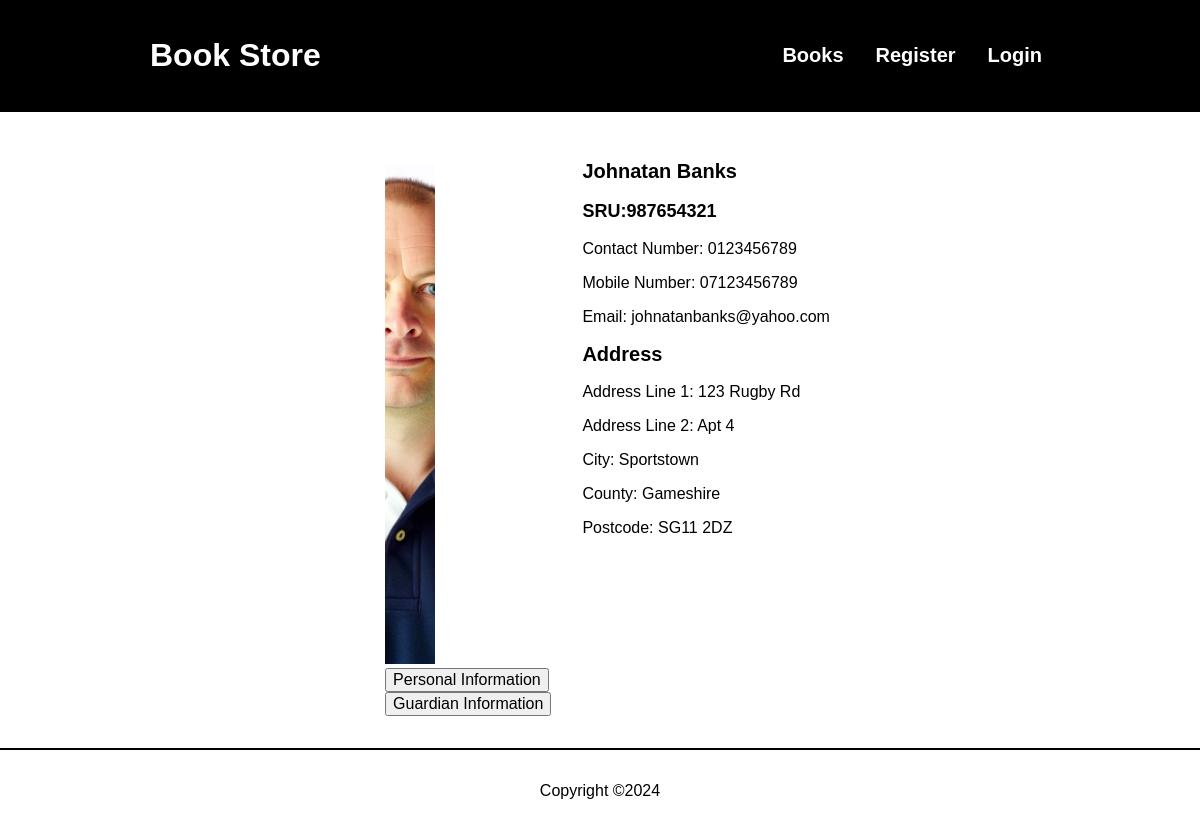
Page /member-page.php?id=1 on the earlier database version.
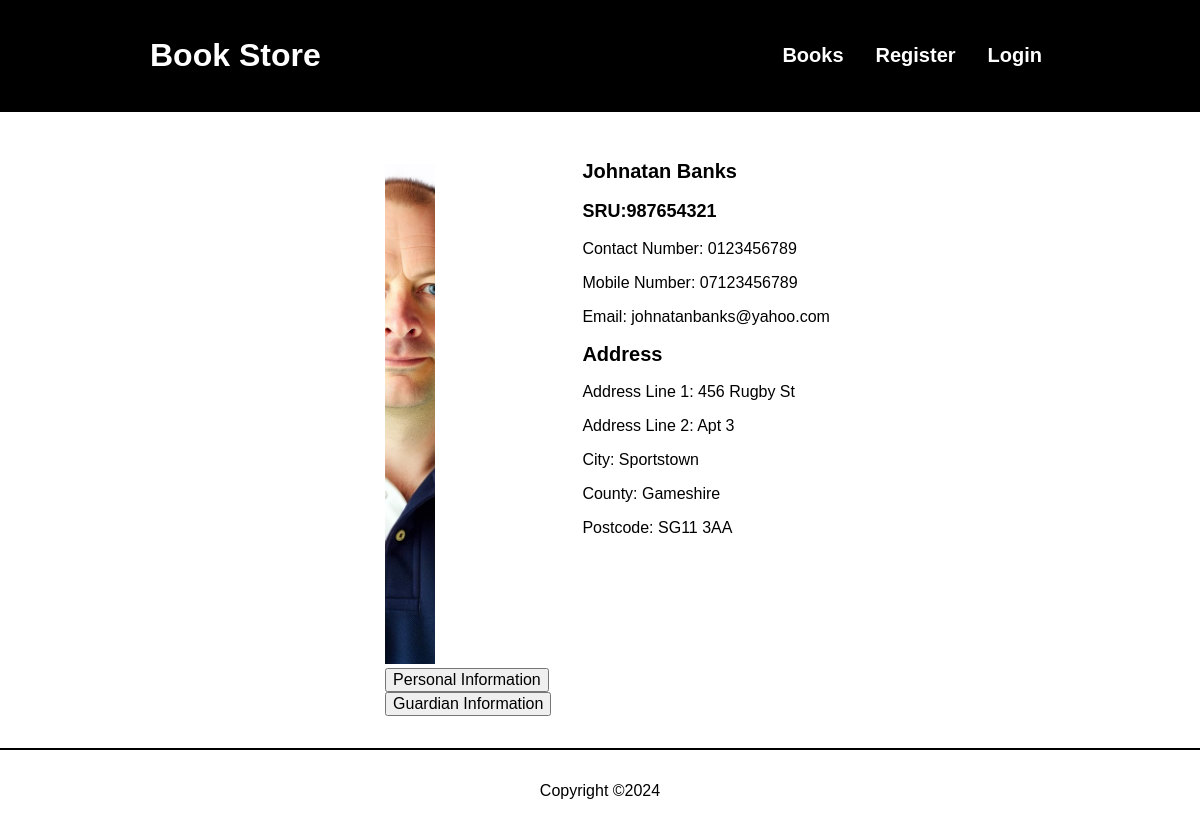
Same page on the later database version.
### tables this page shows
CREATE TABLE members (
  member_id INT PRIMARY KEY AUTO_INCREMENT NOT NULL,
  address_id INT NOT NULL,
  user_id INT,
  first_name  varchar(32) NOT NULL,
  last_name  varchar(32) NOT NULL,
  dob DATE,
  sru_no  INT NOT NULL,
  contact_no  varchar(40) NOT NULL,
  mobile_no  varchar(40),
  email_address varchar(45),
  filename VARCHAR(64),
  FOREIGN KEY (address_id) REFERENCES addresses (address_id),
  FOREIGN KEY (user_id) REFERENCES users (user_id)
);

CREATE TABLE addresses (
  address_id INT PRIMARY KEY AUTO_INCREMENT NOT NULL,
  address_line VARCHAR(48) NOT NULL,
  address_line2 VARCHAR(48),
  city varchar(40) NOT NULL,
  county varchar(40),
  postcode varchar(10) NOT NULL
);

### member-page.php (called while the page is built, shortened)
<?php
require("classes/components.php");
require("classes/utils.php");
require("classes/member.php");
$member = Member::getMember($_GET["id"]);
$pageTitle = "Book not found";
if (!empty($member)) {
  $pageTitle = $member["first_name"];
}
Components::pageHeader($pageTitle, ["style"], ["mobile-nav"]);
Components::singleMember($member);
Components::pageFooter();
?>

### classes/member.php (called while the page is built, shortened)
<?php
require_once("classes/utils.php");
class Member
{
  public static function getMember($bookId)
  {
    $conn = Connection::connect();
    $stmt = $conn->prepare(SQL::$getMember);
    $stmt->execute([$bookId]);
    $member = $stmt->fetch();
    return $member;
  }
}

### classes/utils.php (called while the page is built, shortened)
<?php
class Utils {
  public static function escape($input) {
    return trim(htmlspecialchars($input));
  }
}

### components/member-single.php (the view, shortened to what this page needs)
<div class="book-container">
  <div class="pfp-container">
    <img src="images/<?php echo $filename; ?>" alt="Cover of <?php echo $firstName; ?>" class="profile-img">
    <div><button onclick="displayTabs(0)">Personal Information</button></div>
    <div><button onclick="displayTabs(1)">Guardian Information</button></div>
  </div>
    <div id="book-info" class="book-info tab">
      <h2><?php echo $firstName, ' ', $lastName; ?></h2>
      <h3><?php echo 'SRU:', $sruNumber; ?></h3>
      <p class="book-price"><?php echo 'Contact Number: ', $contactNumber; ?></p>
      <p class="book-price"><?php echo 'Mobile Number: ', $mobileNumber; ?></p>
      <p class="book-price"><?php echo 'Email: ', $emailAddress; ?></p>
      <h2> Address </h2>
      <p class="book-price"><?php echo 'Address Line 1: ', $address1; ?></p>
      <p class="book-price"><?php echo 'Address Line 2: ', $address2; ?></p>
      <p class="book-price"><?php echo 'City: ', $city; ?></p>
      <p class="book-price"><?php echo 'County: ', $county; ?></p>
      <p class="book-price"><?php echo 'Postcode: ', $postcode; ?></p>
    </div>
</div>

### components/header.php (shortened to what this page needs)
<!DOCTYPE html>
<html lang="en">
<head>
  <?php
  if (!empty($stylesheets)) {
    foreach ($stylesheets as $sheet) {
      echo "<link rel=\"stylesheet\" href=\"css/$sheet.css\">";
    }
  }
  ?>
</head>
<body>
  <header class="page-header">
    <div class="content-wrapper desktop-header-row">
      <div class="mobile-top">
        <h1 class="page-title">Book Store</h1>
      </div>
      <nav class="page-navigation" id="nav-list">
        <ul class="nav-links">
          <li><a href="book-list.php">Books</a></li>
          <?php
          if(isset($_SESSION["loggedIn"])){
            if($_SESSION["user_role"] === "Admin"){
              echo "<li><a href='add-book.php'>Add Book</a></li>";
            }
            echo "<li><a href='timetable.html'>Timetable</a></li>
            <li><a href='profile.php'>Profile</a></li>
            <li><a href='logout.php'>Logout</a></li>";
          } else {
            echo "<li><a href='register.php'>Register</a></li>
            <li><a href='login.php'>Login</a></li>";
          }
          ?>
        </ul>
      </nav>
    </div>
  </header>

### classes/components.php (shortened to what this page needs)
<?php
class Components {
  public static function pageHeader($pageTitle, $stylesheets, $scripts) {
    require("components/header.php");
  }
  public static function pageFooter() {
    require("components/footer.php");
  }
  public static function singleMember($member)
  {
    if (!empty($member)) {
      $firstName = Utils::escape($member["first_name"]);
      $lastName = Utils::escape($member["last_name"]);
      $sruNumber = Utils::escape($member["sru_no"]);
      $contactNumber = Utils::escape($member["contact_no"]);
      $mobileNumber = Utils::escape($member["mobile_no"]);
      $emailAddress = Utils::escape($member["email_address"]);
      $filename = Utils::escape($member["filename"]);
      $address1 = Utils::escape($member["address_line"]);
      $address2 = Utils::escape($member["address_line2"]);
      $city = Utils::escape($member["city"]);
      $county = Utils::escape($member["county"]);
      $postcode = Utils::escape($member["postcode"]);
      require("components/member-single.php");
    } else {
      require("components/no-single-book-found.php");
    }
  }
}

### components/footer.php (shortened to what this page needs)
  <footer class="page-footer">
    <p>Copyright &copy;<?php echo date("Y"); ?></p>
  </footer>
</body>
</html>

### css/style.css (style rules this page uses)
* { box-sizing: border-box; }
body { margin: 0; overflow-x: hidden; }
body, button, input, textarea, select { font-family: "Arial", "Helvetica", sans-serif; font-size: 16px; }
.page-header { background-color: black; color: #fff; }
.page-footer { border-top: 2px solid black; margin-top: 32px; text-align: center; }
.page-header, .page-footer { padding: 16px; }
.content-wrapper { margin: auto; width: 100%; }
.mobile-top { display: flex; justify-content: space-between; align-items: center; }
.page-navigation { display: none; }
.nav-links { list-style: none; margin: 0; padding: 0; text-align: center; }
.nav-links a { color: #fff; display: block; font-weight: bold; font-size: 20px; margin-top: 16px; padding: 8px; text-decoration: none; }
.book-container { margin-top: 32px; }
@media screen and (min-width:320px) { .profile-img { width:355px; height: 350px; object-fit: cover; } }
@media screen and (min-width:320px) { p, .skills-card div { font-size: 16px; } }
@media screen and (min-width:320px) { h2 { font-size: 20px; } }
@media screen and (min-width:320px) { h3 { font-size: 18px; } }
@media screen and (min-width:320px) { .pfp-container { height: fit-content; width: fit-content; } }
@media screen and (min-width:320px) { .pfp-container img { width: 50px; } }
@media screen and (min-width: 950px) { .content-wrapper { width: 900px; } }
@media screen and (min-width: 950px) { .desktop-header-row { display: flex; justify-content: space-between; align-items: center; } }
@media screen and (min-width: 950px) { .page-navigation { display: block; } }
@media screen and (min-width: 950px) { .nav-links { display: flex; } }
@media screen and (min-width: 950px) { .nav-links a { margin-top: 0; margin-left: 16px; } }
@media screen and (min-width: 950px) { .pfp-container { margin-top:20px; height: fit-content; } }
@media screen and (min-width: 950px) { .pfp-container { width: fit-content; padding:0 15px; } }
@media screen and (min-width: 950px) { .profile-img { height: 500px; width: 300px; object-fit: cover; } }
@media screen and (min-width: 950px) { .book-container { display: flex; justify-content: center; gap: 16px; } }

Differences in the rows shown:
changed through a linked row, members "Johnatan": address.address_line "123 Rugby Rd" → "456 Rugby St"; address.address_line2 "Apt 4" → "Apt 3"; address.postcode "SG11 2DZ" → "SG11 3AA"
